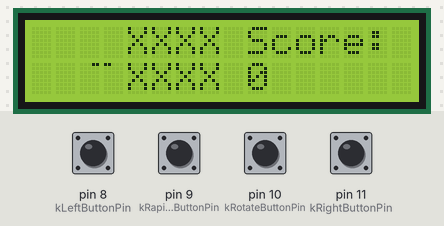
Bench run of a sketch on a simulated Arduino Uno, built with avr-gcc and run on an emulated ATmega328P. On the bench: 16×2 character LCD. The test bench sets the inputs (shaded band); at power-on: pin 8 (kLeftButtonPin), pin 9 (kRapidFallButtonPin), pin 10 (kRotateButtonPin), pin 11 (kRightButtonPin) HIGH. Random numbers use the default seed unless the sketch sets one.

Above: at 2.2 s.
2.3 s: pin 8 (kLeftButtonPin) pulled LOW for 0.15 s
At 2.64 s:
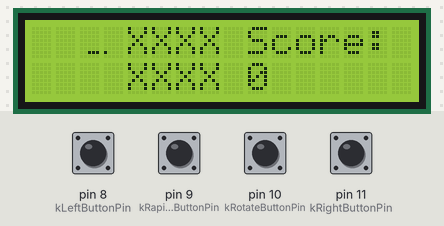
3.0 s: pin 10 (kRotateButtonPin) pulled LOW for 0.15 s
At 3.34 s:
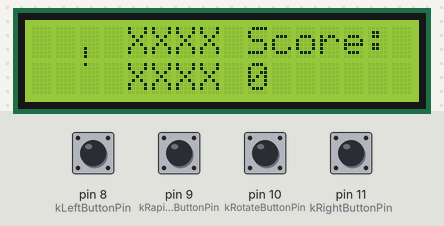
3.7 s: pin 11 (kRightButtonPin) pulled LOW for 1 s
At 5.09 s:
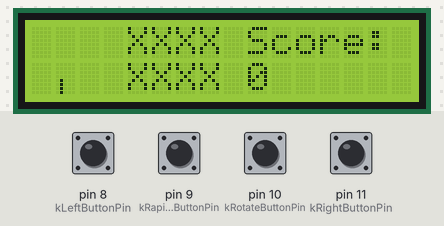
5.3 s: pin 8 (kLeftButtonPin) pulled LOW for 1 s
At 6.49 s:
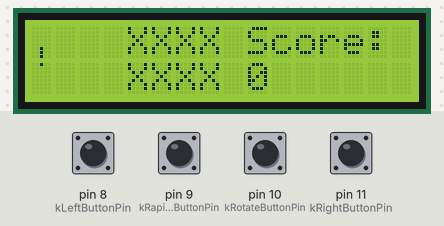
6.9 s: pin 9 (kRapidFallButtonPin) pulled LOW for 0.15 s
At 7.46 s:
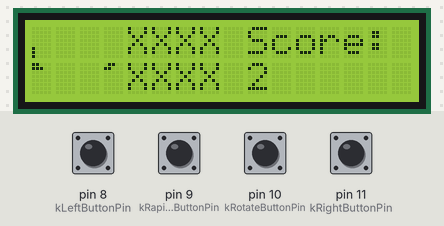
7.6 s: pin 9 (kRapidFallButtonPin) pulled LOW for 1 s
At 9.5 s:
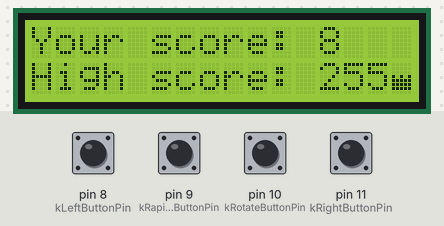
Timing chart, 0 to 11.0 s (numbered marks = the images above; inputs shaded):
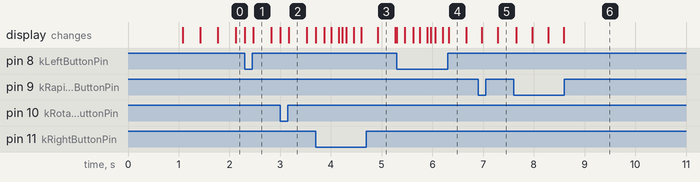

The sketch:

sketch_mar28a.ino
```cpp
#include <EEPROM.h>
#include <LiquidCrystal.h>

/* Settings */
constexpr unsigned long kIntroDelay{1000};          // default: 1000
constexpr unsigned long kGameOverDelay{3000};       // default: 3000
constexpr unsigned long kActionTimeDelay{150};      // default: 150
constexpr unsigned long kMoveTimeDelay{350};        // default: 350
constexpr unsigned long kRapidFallLineDelay{20};    // default: 20
constexpr unsigned long kClearedLineScoreBonus{5};  // default: 5

/* Pins */
constexpr int kLeftButtonPin{8};
constexpr int kRightButtonPin{11};
constexpr int kRotateButtonPin{10};
constexpr int kRapidFallButtonPin{9};
constexpr int kLcdRsPin{1};
constexpr int kLcdEnablePin{2};
constexpr int kLcdD4Pin{3};
constexpr int kLcdD5Pin{4};
constexpr int kLcdD6Pin{5};
constexpr int kLcdD7Pin{6};

/* Constants */
constexpr int kFigures[7][4]{{0, 2, 4, 6}, {2, 4, 5, 7}, {3, 5, 4, 6},
                             {3, 5, 4, 7}, {2, 3, 5, 7}, {3, 5, 7, 6},
                             {2, 3, 4, 5}};
constexpr int kFiguresSize{sizeof(kFigures) / sizeof(kFigures[0])};
constexpr int kFigureSize{sizeof(kFigures[0]) / sizeof(kFigures[0][0])};

/**
 * The Board class is used to store and manage the state of the game board.
 */
class Board {
 public:
  /**
   * @param x The x-coordinate of the position
   * @param y The y-coordinate of the position
   *
   * @returns The boolean value of the board at the specified position.
   */
  bool At(const int x, const int y) const;
  /**
   * Sets the value of the board at the specified position to the
   * specified boolean value.
   *
   * @param x The x-coordinate of the position
   * @param y The y-coordinate of the position
   * @param value The new value at specified position
   */
  void Set(const int x, const int y, const bool value);
  /**
   * Checks for full lines on the board and clears them, moving any lines above
   * them down if necessary.
   *
   * @returns The number of lines cleared.
   */
  int ClearLines();
  /**
   * Clears the game board by setting all values in the board array to false.
   */
  void Clear();

  static constexpr int Width() { return kWidth; }
  static constexpr int Height() { return kHeight; }
  static constexpr int BlockWidth() { return kBlockWidth; }
  static constexpr int BlockHeight() { return kBlockHeight; }
  static constexpr int Columns() { return kWidth / kBlockWidth; }
  static constexpr int Rows() { return kHeight / kBlockHeight; }

 private:
  static constexpr int kWidth{16};
  static constexpr int kHeight{20};
  static constexpr int kBlockWidth{8};
  static constexpr int kBlockHeight{5};

  /**
   * Moves all the lines with y lower than the provided value down by one
   * block on the board. This method is used to update the board after clearing
   * lines.
   *
   * @param max_y The y-coordinate value below which lines should be moved down
   */
  void MoveLines(const int max_y);

  bool board_[kWidth][kHeight];
};

bool Board::At(const int x, const int y) const { return board_[x][y]; }

void Board::Set(const int x, const int y, const bool value) {
  board_[x][y] = value;
}

int Board::ClearLines() {
  int cleared_lines{0};

  int y{Board::Height() - 1};
  while (y >= 0) {
    int quantity{0};
    for (int x{0}; x < Board::Width(); ++x) {
      if (At(x, y)) ++quantity;
    }

    if (quantity == 0) {
      break;
    } else if (quantity == Board::Width()) {
      for (int x{0}; x < Board::Width(); ++x) {
        Set(x, y, false);
      }

      MoveLines(y);
      ++cleared_lines;
    } else {
      --y;
    }
  }

  return cleared_lines;
}

void Board::Clear() {
  for (int x{0}; x < Board::Width(); ++x) {
    for (int y{0}; y < Board::Height(); ++y) {
      Set(x, y, false);
    }
  }
}

void Board::MoveLines(const int max_y) {
  for (int y{max_y}; y > 0; --y) {
    for (int x{0}; x < Board::Width(); ++x) {
      Set(x, y, At(x, y - 1));
    }
  }
}

/**
 * The Tetromino class is responsible for creating and manipulating Tetromino
 * objects, which represent the various shapes used in the game of Tetris. A
 * Tetromino object is composed of four blocks arranged in a specific shape,
 * such as a straight line or a square. The Tetromino class provides functions
 * for moving and rotating these shapes on a game board.
 */
class Tetromino {
 public:
  /**
   * The Direction enum is used to indicate the direction to move the tetromino
   * horizontally. It has two possible values, kLeft and kRight, which
   * respectively represent moving the tetromino to the left or to the right.
   *
   * The Direction enum is used in conjunction with the Move method,
   * which moves the tetromino horizontally based on the specified direction.
   */
  enum class Direction {
    kLeft = -1,
    kRight = 1,
  };

  /**
   * The Tetromino class constructor creates a new Tetromino object of a random
   * figure from the set of pre-defined figures.
   */
  Tetromino();

  /**
   * Checks if the tetromino collides with any other blocks on the game board.
   *
   * @param board The board to check for collisions with the tetromino
   *
   * @returns True if there was a collision, false otherwise.
   */
  bool Collide(const Board& board) const;
  /**
   * Moves the current tetromino left or right by one column, if possible.
   *
   * @param board The board to check for collisions with the tetromino after
   * move in specified direction
   * @param direction The direction to move the tetromino, either
   * `Direction::kLeft`
   *
   * @returns True if the move occured, false otherwise.
   */
  bool Move(const Board& board, const Direction direction);
  /**
   * Rotates the tetromino by 90 degrees, if possible.
   *
   * @param board The board to check for collisions with the tetromino after
   * rotation
   *
   * @returns True if the rotation occured, false otherwise.
   */
  bool Rotate(const Board& board);
  /**
   * Moves the tetromino down by one row, if possible.
   *
   * @param board The board to check for collisions with the tetromino after
   * moving it down
   *
   * @returns True if the tetromino is at the bottom, false otherwise.
   */
  bool MoveDown(const Board& board);
  /**
   * Adds or removes a tetromino from the game board, depending on the value
   * of the passed-in argument.
   *
   * @param board The board to draw or remove the tetromino blocks from
   * @param value The boolean value, where true indicates that the tetromino
   * should be drawn on the board, and false indicates that it should be removed
   * from the board
   */
  void Draw(Board& board, const bool value) const;

 private:
  /**
   * The Block struct represents a single block of a tetromino. It consists of
   * two fields, x and y, which represent the x and y coordinates of the block,
   * respectively.
   */
  struct Block {
    int x;
    int y;
  };

  Block shape_[kFigureSize];
};

Tetromino::Tetromino() {
  constexpr int x{Board::Width() / 2};
  constexpr int y{0};

  const int figure{random(kFiguresSize)};
  for (int i{0}; i < kFigureSize; ++i) {
    shape_[i].x = x + kFigures[figure][i] % 2;
    shape_[i].y = y + kFigures[figure][i] / 2;
  }
}

bool Tetromino::Collide(const Board& board) const {
  for (int i{0}; i < kFigureSize; ++i) {
    const Block& block{shape_[i]};
    if (board.At(block.x, block.y)) return true;
  }
  return false;
}

bool Tetromino::Move(const Board& board, const Direction direction) {
  const int offset{static_cast<int>(direction)};

  for (int i{0}; i < kFigureSize; ++i) {
    const int new_x{shape_[i].x + offset};
    if (new_x < 0 || new_x >= Board::Width()) return false;
    if (board.At(new_x, shape_[i].y)) return false;
  }

  for (int i{0}; i < kFigureSize; ++i) {
    shape_[i].x += offset;
  }
  return true;
}

bool Tetromino::Rotate(const Board& board) {
  // Disables square rotation
  if (abs(shape_[3].x - shape_[0].x) == 1 &&
      abs(shape_[3].y - shape_[0].y) == 1)
    return false;

  const Block& center = shape_[2];
  Block rotated[kFigureSize];

  for (int i{0}; i < kFigureSize; ++i) {
    const int x{shape_[i].y - center.y};
    const int y{shape_[i].x - center.x};
    rotated[i].x = center.x - x;
    rotated[i].y = center.y + y;

    if (rotated[i].x < 0 || rotated[i].x >= Board::Width()) return false;
    if (rotated[i].y < 0 || rotated[i].x >= Board::Height()) return false;
    if (board.At(rotated[i].x, rotated[i].y)) return false;
  }

  for (int i{0}; i < kFigureSize; ++i) {
    shape_[i].x = rotated[i].x;
    shape_[i].y = rotated[i].y;
  }
  return true;
}

bool Tetromino::MoveDown(const Board& board) {
  for (int i{0}; i < kFigureSize; ++i) {
    if (shape_[i].y >= Board::Height() - 1) return true;
    if (board.At(shape_[i].x, shape_[i].y + 1)) return true;
  }

  for (int i{0}; i < kFigureSize; ++i) {
    ++shape_[i].y;
  }
  return false;
}

void Tetromino::Draw(Board& board, const bool value) const {
  for (int i{0}; i < kFigureSize; ++i) {
    const Block& block = shape_[i];
    board.Set(block.x, block.y, value);
  }
}

/**
 * The Display class is responsible for managing the display of the game on an
 * LCD screen. It provides methods for printing various messages, drawing the
 * game board, tetromino shapes, and score information on the screen.
 */
class Display {
 public:
  /**
   * The constructor takes six arguments, which are the pin numbers for the LCD
   * screen. It creates a LiquidCrystal object underneath to interface with the
   * LCD screen.
   *
   * @param rs
   * @param enable
   * @param d4
   * @param d5
   * @param d6
   * @param d7
   */
  Display(int rs, int enable, int d4, int d5, int d6, int d7)
      : display_{rs, enable, d4, d5, d6, d7} {}

  /**
   * Draws the game board on the display, including the current tetromino, if
   * available.
   *
   * @param board The game board
   * @param tetromino The current tetromino (optional)
   **/
  void DrawBoard(Board& board, const Tetromino* const tetromino);
  /**
   * Updates the game score on the display.
   *
   * @param score The new score to display
   */
  void PrintScore(const int score);

  /**
   * Displays an introductory message that includes the game title and author.
   */
  void Intro();
  /**
   * Clears the game display and prints the game score, starting with a score of
   * 0.
   */
  void Start();
  /**
   * Displays the player's current score and high score on the game screen.
   *
   * @param score The current score of the game
   * @param high_score The highest score achieved in all previous games
   */
  void GameOver(const int score, const int high_score);
  /**
   * Displays the "game over" message and provides instructions for restarting
   * the game.
   */
  void Restart();

 private:
  /**
   * Updates the character for specific segment of the board.
   *
   * @param column The number of column on the display
   * @param row The number of row on the display
   * @param board The game board
   *
   * @returns True if any changes were made, false otherwise.
   */
  bool UpdateCharacter(const int column, const int row, const Board& board);

  LiquidCrystal display_;
  uint8_t characters_[Board::Columns()][Board::Rows()][Board::BlockWidth()];
};

void Display::DrawBoard(Board& board, const Tetromino* const tetromino) {
  if (tetromino) tetromino->Draw(board, true);

  for (int column{0}; column < Board::Columns(); ++column) {
    for (int row{0}; row < Board::Rows(); ++row) {
      if (UpdateCharacter(column, row, board)) {
        const int index{column * Board::Rows() + row};
        display_.createChar(index, characters_[column][row]);
        display_.setCursor(row, column);
        display_.write(uint8_t(index));
      }
    }
  }

  if (tetromino) tetromino->Draw(board, false);
}

void Display::PrintScore(const int score) {
  display_.setCursor(9, 1);
  display_.print(min(score, 999));
}

void Display::Intro() {
  uint8_t block_character[] = {0b11111, 0b11111, 0b11111, 0b11111,
                               0b11111, 0b11111, 0b11111, 0b11111};
  display_.createChar(0, block_character);
  display_.begin(16, 2);

  display_.setCursor(0, 0);
  display_.print("TET ");
  display_.write(uint8_t(0));
  display_.print(" Author:");

  display_.setCursor(0, 1);
  display_.print("RIS ");
  display_.write(uint8_t(0));
  display_.print(" Kelompok 3");
}

void Display::Start() {
  for (int column{0}; column < Board::Columns(); ++column) {
    for (int row{0}; row < Board::Rows(); ++row) {
      for (int y{0}; y < Board::BlockWidth(); ++y) {
        characters_[column][row][y] = 0b00000;
      }
    }
  }

  display_.clear();
  display_.setCursor(4, 0);
  display_.print("XXXX Score:");

  display_.setCursor(4, 1);
  display_.print("XXXX");
  PrintScore(0);
}

void Display::GameOver(const int score, const int high_score) {
  uint8_t crown_character[] = {0b00000, 0b00000, 0b00000, 0b10101,
                               0b11111, 0b11111, 0b11111, 0b00000};
  display_.createChar(0, crown_character);
  display_.clear();

  display_.setCursor(0, 0);
  display_.print("Your score: ");
  display_.print(score);
  if (score >= high_score) display_.write(uint8_t(0));

  display_.setCursor(0, 1);
  display_.print("High score: ");
  display_.print(high_score);
  if (score <= high_score) display_.write(uint8_t(0));
}

void Display::Restart() {
  display_.clear();
  display_.setCursor(0, 0);
  display_.print("Game over! Press");
  display_.setCursor(0, 1);
  display_.print("rotate to play.");
}

bool Display::UpdateCharacter(const int column, const int row,
                              const Board& board) {
  const int x{column * Board::BlockWidth()};
  const int y{(Board::Rows() - row - 1) * Board::BlockHeight()};

  uint8_t character[8];
  constexpr uint8_t kPowers[]{1, 2, 4, 8, 16};

  for (int i{0}; i < Board::BlockWidth(); ++i) {
    uint8_t value{0};
    for (int j{0}; j < Board::BlockHeight(); ++j) {
      value += board.At(x + i, y + j) * kPowers[j];
    }
    character[i] = value;
  }

  bool changes{false};
  for (int i{0}; i < Board::BlockWidth(); ++i) {
    if (characters_[column][row][i] != character[i]) {
      characters_[column][row][i] = character[i];
      changes = true;
    }
  }

  return changes;
}

/**
 * Responsible for initializing and managing the state of the game. It also
 * handles user input and updates the game state accordingly.
 */
class Game {
 public:
  /**
   * Deallocates the memory used by the display and tetromino objects.
   */
  ~Game();

  /**
   * Initializes the pins for input, sets up the EEPROM
   * for reading and writing high score data, initializes the display for
   * output, and starts the intro sequence.
   */
  void Setup();
  /**
   * Performs an update on the game state every tick, which includes
   * updating the tetromino position, checking for completed lines,
   * and handling user input.
   */
  void Update();

 private:
  static constexpr int kMemoryHighScoreAddress{0};

  /**
   * Handles a rapid tetromino fall if the user chooses to do so. If the user
   * presses the "drop" key, the method immediately moves the current tetromino
   * to the bottom of the board, then clears any completed lines and updates
   * score.
   *
   *  @returns True if rapid fall occured, false otherwise.
   */
  bool HandleRapidFall();
  /**
   * Checks user input and updates the tetromino if possible.
   *
   * @param time The elapsed time in milliseconds
   *
   * @returns True if resulted in any changes to the board, false otherwise.
   */
  bool HandleUserInput(const unsigned long time);
  /**
   * Moves the current tetromino down by one cell if the delta time
   * since the last move down is greater than a constant value.
   *
   * @param time The elapsed time in milliseconds
   *
   * @returns True if resulted in any changes to the board, false otherwise.
   */
  bool HandleTetrominoMoveDown(const unsigned long time);
  /**
   * Removes the current tetromino from the board and updates the score.
   */
  void RemoveTetromino();

  /**
   * Displays the game's intro sequence, which includes showing the game
   * title and author. Once the intro is complete, the method starts the game.
   */
  void Intro();
  /**
   * Resets the game state and starts the game. This includes resetting
   * the score, deleting the tetromino, and clearing the game board.
   */
  void Start();
  /**
   * Displays the "game over" message and waits for the player to restart the
   * game. If the player has achieved a new high score, the method saves it to
   * the EEPROM memory.
   */
  void GameOver();

  Board board_;
  Display* display_;
  Tetromino* tetromino_;

  int score_{0};
  unsigned long last_action_time_{0};
  unsigned long last_move_time_{0};
};

Game::~Game() {
  delete display_;
  delete tetromino_;
}

void Game::Setup() {
  pinMode(kLeftButtonPin, INPUT_PULLUP);
  pinMode(kRightButtonPin, INPUT_PULLUP);
  pinMode(kRotateButtonPin, INPUT_PULLUP);
  pinMode(kRapidFallButtonPin, INPUT_PULLUP);

  randomSeed(analogRead(0));

  if (!EEPROM.read(kMemoryHighScoreAddress)) {
    EEPROM.write(kMemoryHighScoreAddress, 0);
  }

  display_ = new Display(kLcdRsPin, kLcdEnablePin, kLcdD4Pin, kLcdD5Pin,
                         kLcdD6Pin, kLcdD7Pin);

  Intro();
}

void Game::Update() {
  bool changes{false};

  if (!tetromino_) {
    tetromino_ = new Tetromino();
    changes = true;

    if (tetromino_->Collide(board_)) return GameOver();
  }

  const unsigned long time{millis()};
  if (HandleRapidFall()) return;
  if (HandleUserInput(time)) changes = true;
  if (HandleTetrominoMoveDown(time)) changes = true;

  if (changes) display_->DrawBoard(board_, tetromino_);
}

bool Game::HandleRapidFall() {
  if (digitalRead(kRapidFallButtonPin) == LOW) {
    while (!tetromino_->MoveDown(board_)) {
      display_->DrawBoard(board_, tetromino_);
      delay(kRapidFallLineDelay);
    }

    RemoveTetromino();
    return true;
  }

  return false;
}

bool Game::HandleUserInput(const unsigned long time) {
  const unsigned long last_action_delta{time - last_action_time_};

  if (last_action_delta >= kActionTimeDelay) {
    bool action{false};

    if (digitalRead(kLeftButtonPin) == LOW) {
      action = tetromino_->Move(board_, Tetromino::Direction::kLeft);
    } else if (digitalRead(kRightButtonPin) == LOW) {
      action = tetromino_->Move(board_, Tetromino::Direction::kRight);
    } else if (digitalRead(kRotateButtonPin) == LOW) {
      action = tetromino_->Rotate(board_);
    }

    if (action) {
      last_action_time_ = time;
      return true;
    }
  }

  return false;
}

bool Game::HandleTetrominoMoveDown(const unsigned long time) {
  const unsigned long last_move_delta{time - last_move_time_};

  if (last_move_delta >= kMoveTimeDelay) {
    if (tetromino_->MoveDown(board_)) RemoveTetromino();
    last_move_time_ = time;
    return true;
  }

  return false;
}

void Game::RemoveTetromino() {
  tetromino_->Draw(board_, true);
  delete tetromino_;
  tetromino_ = nullptr;

  ++score_;
  score_ += board_.ClearLines() * kClearedLineScoreBonus;

  display_->PrintScore(score_);
}

void Game::Intro() {
  display_->Intro();
  delay(kIntroDelay);
  Start();
}

void Game::Start() {
  delete tetromino_;
  tetromino_ = nullptr;

  score_ = 0;
  last_action_time_ = millis();
  last_move_time_ = millis();

  board_.Clear();
  display_->Start();
}

void Game::GameOver() {
  const int high_score{EEPROM.read(0)};

  display_->GameOver(score_, high_score);
  if (score_ > high_score) EEPROM.update(0, score_);
  delay(kGameOverDelay);

  display_->Restart();
  while (digitalRead(kRotateButtonPin) == HIGH) {
  }
  Start();
}

Game game;

void setup() { game.Setup(); }

void loop() { game.Update(); }
```
